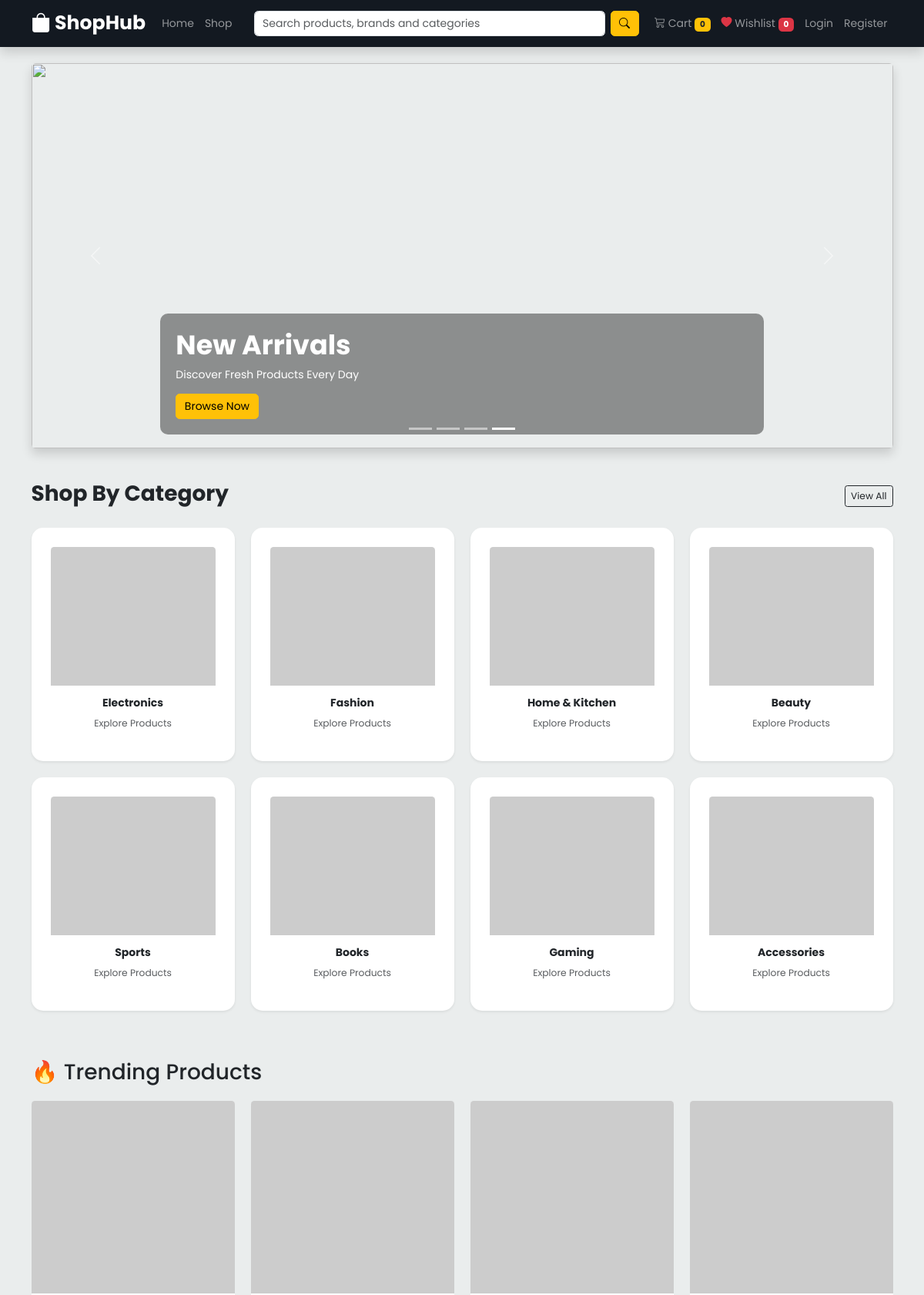
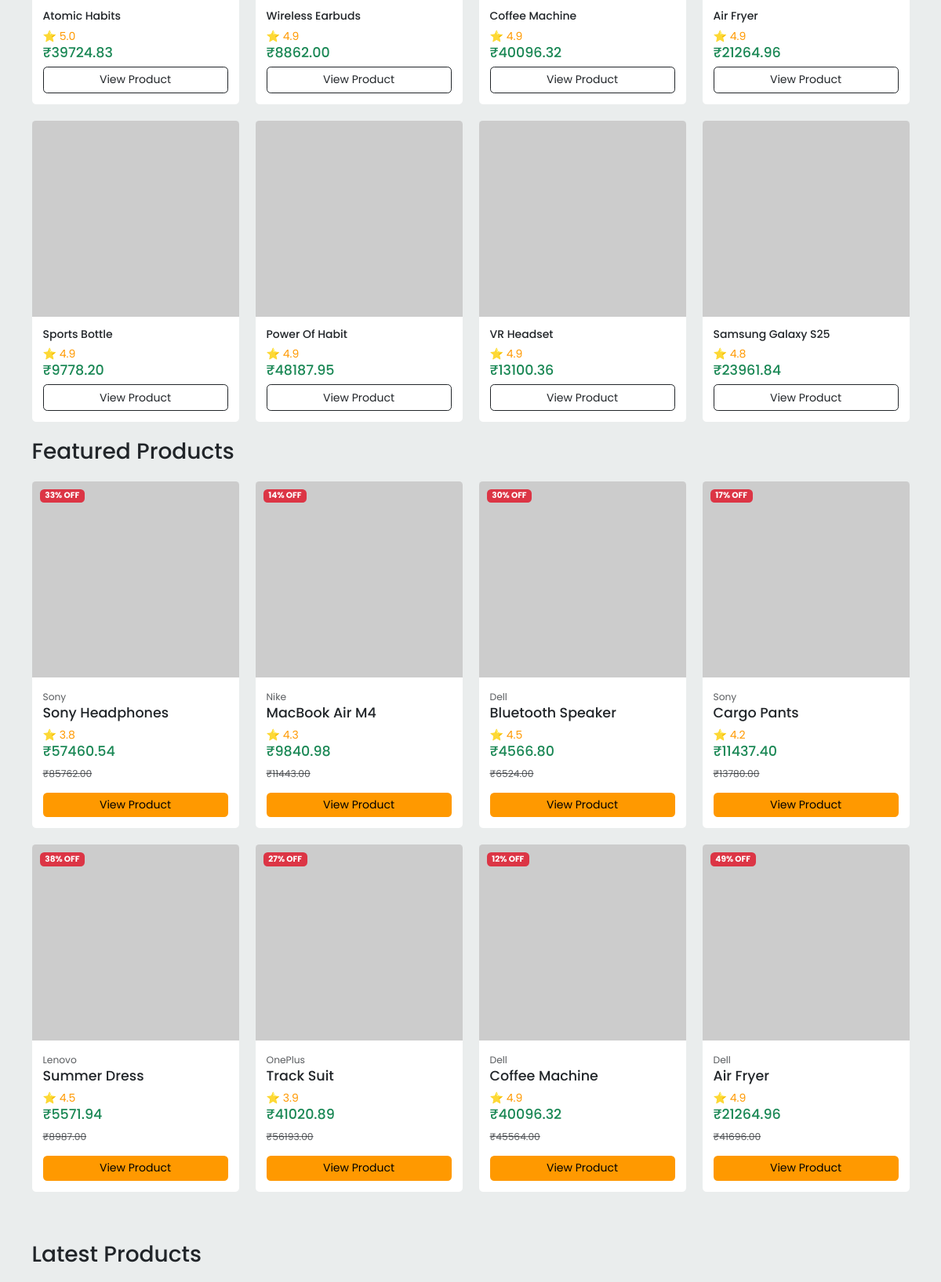
The page / (upper part) on the database its author committed (2 pictures, top to bottom).
### store/models.py (models this page shows, shortened)
class Category(models.Model):
    name = models.CharField(max_length=100)
    slug = models.SlugField(unique=True, blank=True)
    image = models.URLField(blank=True)

class Product(models.Model):
    category = models.ForeignKey(
        Category,
        on_delete=models.CASCADE,
        related_name='products'
    )
    name = models.CharField(max_length=255)
    slug = models.SlugField(unique=True, blank=True)
    brand = models.CharField(max_length=100)
    description = models.TextField()
    price = models.DecimalField(
        max_digits=10,
        decimal_places=2
    )
    discount = models.PositiveIntegerField(default=0)
    stock = models.PositiveIntegerField(default=0)
    rating = models.FloatField(default=0)
    featured = models.BooleanField(default=False)
    image = models.URLField()
    created_at = models.DateTimeField(auto_now_add=True)
    updated_at = models.DateTimeField(auto_now=True)
    @property
    def discounted_price(self):
        return self.price - (self.price * self.discount / 100)

### store/views.py (the view)
# urls.py: path('', views.home, name='home'),
def home(request):
    featured_products = Product.objects.filter(
        featured=True
    )[:8]
    trending_products = Product.objects.order_by(
        '-rating'
    )[:8]
    new_arrivals = Product.objects.order_by(
        '-created_at'
    )[:8]
    best_sellers = Product.objects.order_by(
        '-stock'
    )[:8]
    products = Product.objects.all()[:12]
    categories = Category.objects.all()
    return render(
        request,
        'home.html',
        {
            'products': products,
            'featured_products': featured_products,
            'trending_products': trending_products,
            'new_arrivals': new_arrivals,
            'best_sellers': best_sellers,
            'categories': categories
        }
    )

### store/context_processors.py (called while the page is built)
def wishlist_count(request):
    count = 0
    if request.user.is_authenticated:
        count = Wishlist.objects.filter(
            user=request.user
        ).count()
    return {
        'wishlist_count': count
    }

### templates/home.html (shortened to what this page needs)
{% extends "base.html" %}
{% block content %}
<div id="heroCarousel"
     class="carousel slide carousel-fade mb-5"
     data-bs-ride="carousel"
     data-bs-interval="800">
    <div class="carousel-indicators">
        <button type="button"
                data-bs-target="#heroCarousel"
                data-bs-slide-to="0"
                class="active">
        </button>
        <button type="button"
                data-bs-target="#heroCarousel"
                data-bs-slide-to="1">
        </button>
        <button type="button"
                data-bs-target="#heroCarousel"
                data-bs-slide-to="2">
        </button>
        <button type="button"
                data-bs-target="#heroCarousel"
                data-bs-slide-to="3">
        </button>
    </div>
    <div class="carousel-inner rounded shadow">
        <div class="carousel-item">
            <img src="https://images.unsplash.com/photo-1512436991641-6745cdb1723f?w=1600"
                 class="d-block w-100 hero-slide">
            <div class="carousel-caption text-start">
                <h1 class="fw-bold">
                    New Arrivals
                </h1>
                <p>
                    Discover Fresh Products Every Day
                </p>
                <a href="{% url 'products' %}"
                   class="btn btn-warning">
                    Browse Now
                </a>
            </div>
        </div>
    </div>
    <button class="carousel-control-prev"
            type="button"
            data-bs-target="#heroCarousel"
            data-bs-slide="prev">
        <span class="carousel-control-prev-icon"></span>
    </button>
    <button class="carousel-control-next"
            type="button"
            data-bs-target="#heroCarousel"
            data-bs-slide="next">
        <span class="carousel-control-next-icon"></span>
    </button>
</div>
<section class="mb-5">
    <div class="d-flex justify-content-between align-items-center mb-4">
        <h2 class="fw-bold">
            Shop By Category
        </h2>
        <a href="{% url 'products' %}"
           class="btn btn-outline-dark btn-sm">
            View All
        </a>
    </div>
    <div class="row">
        {% for category in categories %}
        <div class="col-lg-3 col-md-4 col-6 mb-4">
            <a href="{% url 'products' %}?category={{ category.id }}"
               class="text-decoration-none">
                <div class="card category-card shadow-sm h-100 border-0">
                    <img src="{{ category.image }}"
                         class="card-img-top"
                         style="height:180px;object-fit:cover;">
                    <div class="card-body text-center">
                        <h6 class="fw-bold text-dark mb-2">
                            {{ category.name }}
                        </h6>
                        <small class="text-muted">
                            Explore Products
                        </small>
                    </div>
                </div>
            </a>
        </div>
        {% endfor %}
    </div>
</section>
<h2 class="mb-4">
    🔥 Trending Products
</h2>
<div class="row">
{% for product in trending_products %}
<div class="col-lg-3 col-md-4 col-sm-6 mb-4">
    <div class="card h-100">
        <img src="{{ product.image }}"
             class="card-img-top product-img">
        <div class="card-body">
            <h6>{{ product.name }}</h6>
            <div class="rating">
                ⭐ {{ product.rating }}
            </div>
            <h5 class="text-success">
                ₹{{ product.discounted_price }}
            </h5>
            <a href="{% url 'product_detail' product.id %}"
               class="btn btn-outline-dark w-100">
                View Product
            </a>
        </div>
    </div>
</div>
{% endfor %}
</div>
<h2 class="mb-4">Featured Products</h2>
<div class="row">
    {% for product in featured_products %}
    <div class="col-lg-3 col-md-4 col-sm-6 mb-4">
        <div class="card h-100">
            <div class="position-relative">
                <span class="badge bg-danger discount-badge">
                    {{ product.discount }}% OFF
                </span>
                <img src="{{ product.image }}"
                     class="card-img-top product-img">
            </div>
            <div class="card-body">
                <small class="text-muted">
                    {{ product.brand }}
                </small>
                <h5>{{ product.name }}</h5>
                <div class="rating">
                    ⭐ {{ product.rating }}
                </div>
                <h5 class="text-success">
                    ₹{{ product.discounted_price }}
                </h5>
                <small class="text-decoration-line-through text-muted">
                    ₹{{ product.price }}
                </small>
                <a href="{% url 'product_detail' product.id %}"
                   class="btn btn-amazon w-100 mt-3">
                    View Product
                </a>
            </div>
        </div>
    </div>
    {% endfor %}
</div>
<h2 class="mb-4 mt-5">Latest Products</h2>
{% endblock %}

### templates/base.html (style rules this page uses)
html { font-size: 14px; }
body { font-family: 'Poppins', sans-serif; background: #eaeded; }
.card { border: none; transition: .3s; }
.product-img { height: 250px; object-fit: cover; }
.hero-slide { height: 500px; object-fit: cover; }
.carousel-caption { background: rgba(0, 0, 0, .4); padding: 20px; border-radius: 10px; }
.rating { color: #ff9900; }
.category-card { background: white; border-radius: 15px; padding: 25px; text-align: center; transition: .3s; cursor: pointer; }
.discount-badge { position: absolute; top: 10px; left: 10px; z-index: 2; }
.btn-amazon { background: #ff9900; color: black; border: none; }

### rows shown on the page
Category: name "Electronics"
Category: name "Fashion"
Category: name "Home & Kitchen"
Category: name "Beauty"
Category: name "Sports"
Category: name "Books"
Category: name "Gaming"
Category: name "Accessories"
Product: name "Atomic Habits", rating "5.0", discounted_price "39724.83"
Product: name "Wireless Earbuds", rating "4.9", discounted_price "8862.00"
Product: name "Coffee Machine", rating "4.9", discounted_price "40096.32", discount "12", brand "Dell", price "45564.00"
Product: name "Air Fryer", rating "4.9", discounted_price "21264.96", discount "49", brand "Dell", price "41696.00"
Product: name "Sports Bottle", rating "4.9", discounted_price "9778.20"
Product: name "Power Of Habit", rating "4.9", discounted_price "48187.95"
Product: name "VR Headset", rating "4.9", discounted_price "13100.36"
Product: name "Samsung Galaxy S25", rating "4.8", discounted_price "23961.84"
Product: discount "33", brand "Sony", name "Sony Headphones", rating "3.8", discounted_price "57460.54", price "85762.00"
Product: discount "14", brand "Nike", name "MacBook Air M4", rating "4.3", discounted_price "9840.98", price "11443.00"
Product: discount "30", brand "Dell", name "Bluetooth Speaker", rating "4.5", discounted_price "4566.80", price "6524.00"
Product: discount "17", brand "Sony", name "Cargo Pants", rating "4.2", discounted_price "11437.40", price "13780.00"
Product: discount "38", brand "Lenovo", name "Summer Dress", rating "4.5", discounted_price "5571.94", price "8987.00"
Product: discount "27", brand "OnePlus", name "Track Suit", rating "3.9", discounted_price "41020.89", price "56193.00"

### other values the page prints
{{ request.session.cart|length }} "0"
{{ wishlist_count }} "0"
